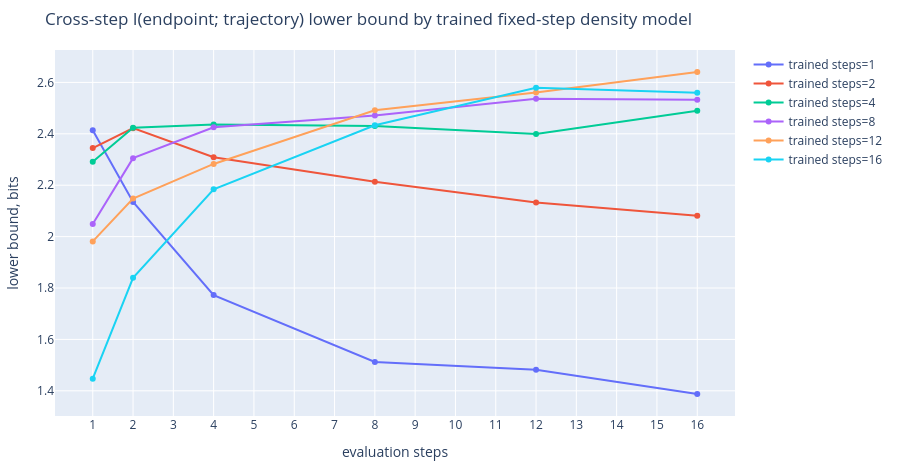

Here is the notebook cell this chart was saved with:
### Code cell
fig = go.Figure()
for trained_steps in sorted({row["trained_steps"] for row in rows}):
    curve = sorted(
        [row for row in rows if row["trained_steps"] == trained_steps],
        key=lambda row: row["eval_steps"],
    )
    fig.add_trace(
        go.Scatter(
            x=[row["eval_steps"] for row in curve],
            y=[row["info_bits"] for row in curve],
            mode="lines+markers",
            name=f"trained steps={trained_steps}",
            customdata=[[row["h_cond_bits"]] for row in curve],
            hovertemplate=(
                "trained steps="
                + str(trained_steps)
                + "<br>eval steps=%{x}<br>I=%{y:.4f} bits<br>h_cond=%{customdata[0]:.4f} bits<extra></extra>"
            ),
        )
    )
fig.update_layout(
    title="Cross-step I(endpoint; trajectory) lower bound by trained fixed-step density model",
    xaxis=dict(title="evaluation steps", dtick=1),
    yaxis=dict(title="lower bound, bits"),
    height=470,
    margin=dict(l=50, r=55, t=50, b=45),
)
fig.show()

### Figure 1 — Plotly figure (JSON) as saved in the notebook; plotly's stock layout.template omitted (floating-point values rounded to 4 significant figures)
{"data": [{"customdata": [[1.238], [1.517], [1.879], [2.139], [2.17], [2.264]], "hovertemplate": "trained steps=1<br>eval steps=%{x}<br>I=%{y:.4f} bits<br>h_cond=%{customdata[0]:.4f} bits<extra></extra>", "mode": "lines+markers", "name": "trained steps=1", "type": "scatter", "x": [1, 2, 4, 8, 12, 16], "y": [2.414, 2.135, 1.772, 1.512, 1.482, 1.388]}, {"customdata": [[1.307], [1.229], [1.343], [1.438], [1.519], [1.57]], "hovertemplate": "trained steps=2<br>eval steps=%{x}<br>I=%{y:.4f} bits<br>h_cond=%{customdata[0]:.4f} bits<extra></extra>", "mode": "lines+markers", "name": "trained steps=2", "type": "scatter", "x": [1, 2, 4, 8, 12, 16], "y": [2.344, 2.422, 2.309, 2.213, 2.133, 2.081]}, {"customdata": [[1.36], [1.228], [1.215], [1.221], [1.252], [1.162]], "hovertemplate": "trained steps=4<br>eval steps=%{x}<br>I=%{y:.4f} bits<br>h_cond=%{customdata[0]:.4f} bits<extra></extra>", "mode": "lines+markers", "name": "trained steps=4", "type": "scatter", "x": [1, 2, 4, 8, 12, 16], "y": [2.292, 2.424, 2.436, 2.43, 2.399, 2.49]}, {"customdata": [[1.603], [1.346], [1.226], [1.18], [1.115], [1.119]], "hovertemplate": "trained steps=8<br>eval steps=%{x}<br>I=%{y:.4f} bits<br>h_cond=%{customdata[0]:.4f} bits<extra></extra>", "mode": "lines+markers", "name": "trained steps=8", "type": "scatter", "x": [1, 2, 4, 8, 12, 16], "y": [2.049, 2.305, 2.426, 2.472, 2.537, 2.533]}, {"customdata": [[1.67], [1.503], [1.369], [1.16], [1.09], [1.011]], "hovertemplate": "trained steps=12<br>eval steps=%{x}<br>I=%{y:.4f} bits<br>h_cond=%{customdata[0]:.4f} bits<extra></extra>", "mode": "lines+markers", "name": "trained steps=12", "type": "scatter", "x": [1, 2, 4, 8, 12, 16], "y": [1.981, 2.148, 2.283, 2.492, 2.561, 2.64]}, {"customdata": [[2.204], [1.812], [1.467], [1.218], [1.073], [1.092]], "hovertemplate": "trained steps=16<br>eval steps=%{x}<br>I=%{y:.4f} bits<br>h_cond=%{customdata[0]:.4f} bits<extra></extra>", "mode": "lines+markers", "name": "trained steps=16", "type": "scatter", "x": [1, 2, 4, 8, 12, 16], "y": [1.447, 1.84, 2.184, 2.433, 2.579, 2.56]}], "layout": {"height": 470, "margin": {"b": 45, "l": 50, "r": 55, "t": 50}, "title": {"text": "Cross-step I(endpoint; trajectory) lower bound by trained fixed-step density model"}, "xaxis": {"dtick": 1, "title": {"text": "evaluation steps"}}, "yaxis": {"title": {"text": "lower bound, bits"}}}}
